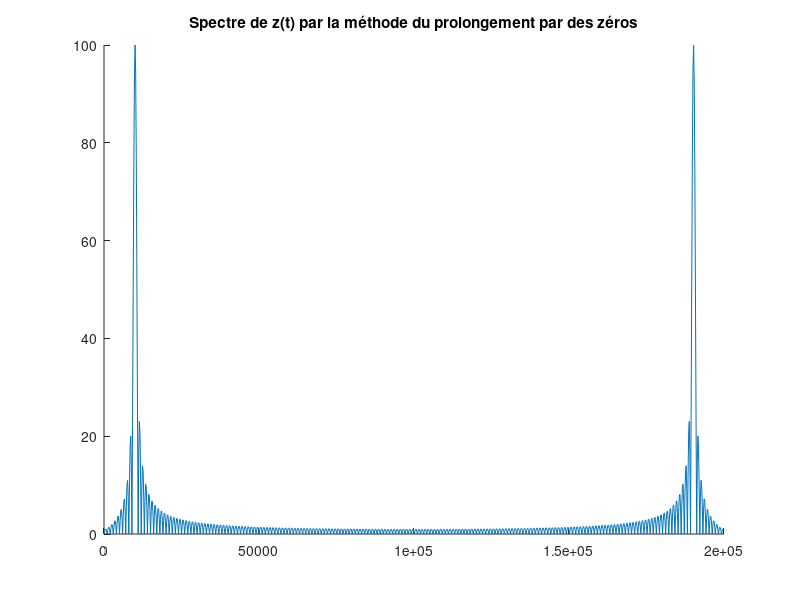
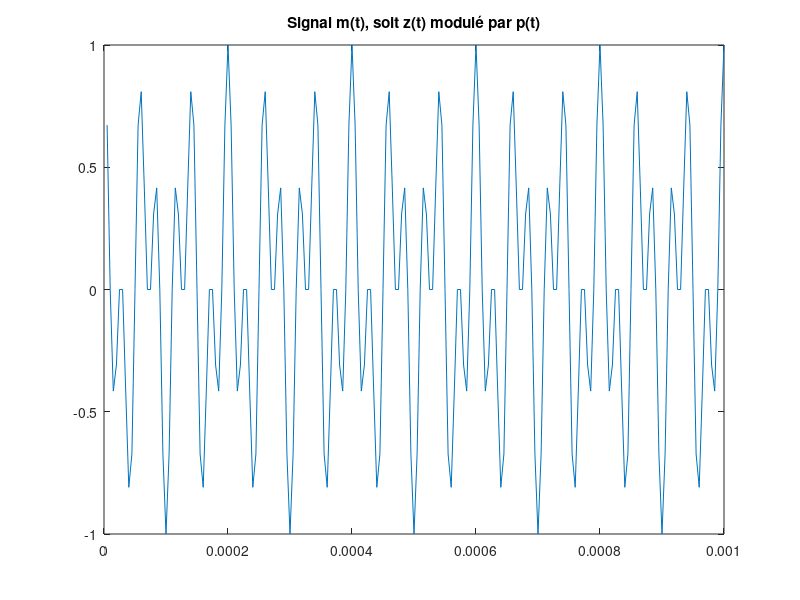
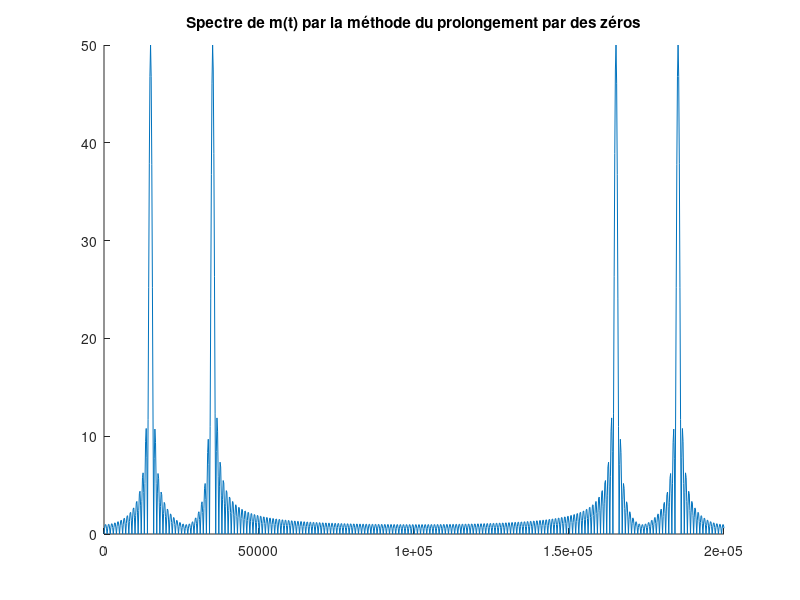
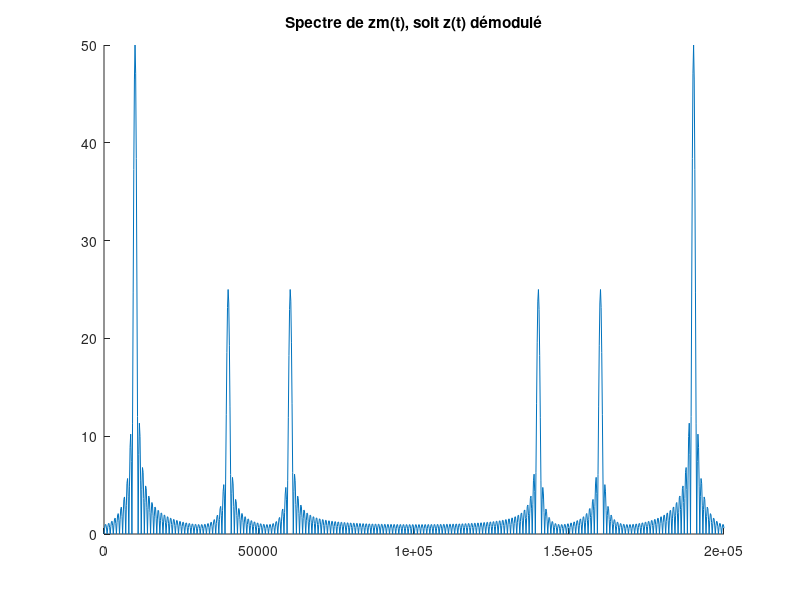

Source code (MATLAB) for these figures, in order:
%%%%%%%%%%%%%%%%%%%%%%%%%%%%%%%%%%%%%%%%%%%%%%%%%%%%%%%%%%%%%%%%%%%%%%%%%%%
%
%                       EXAMEN DE TP MA 361
%  Duree : 1h30
%  Sans documents, sans calculatrice, sans acces internet
%
% Nom :
%
% Prenom : 
%
% Consignes :
%       - le script matlab ou octave doit etre enregistre sous le format : Nom.m
%       - repondre directement dans le script avec des commentaires
%       - Commenter chaque ligne de votre script exemple :
%             a = 10 ; % a : frequence du signal x(t)
%       - affichage : les courbes doivent etre lisibles avec une legende si
%       plusieurs courbes sur un meme graphique
%
%%%%%%%%%%%%%%%%%%%%%%%%%%%%%%%%%%%%%%%%%%%%%%%%%%%%%%%%%%%%%%%%%%%%%%%%%%%

% Fonction utiles (utilisez l'aide pour en savoir plus):
%
% find(A==ii) : trouver l'indice d'un element ii dans un vecteur A
% plot : affichage 2D
% zeros : vecteur de 0
% ones : vecteur de 1
% max : maximum d'un vecteur
% log : logarithme neperien (ln)
% log10 : ln base 10
% sum : somme
% spectrogram (Matlab) / specgram (Octave) : calcul et affiche le sprectrogramme
% blackman : fenetre de ponderation de blackman
% rectwin : fenetre de ponderation rectangle
% hamming : fenetre de ponderation de hamming
% sinc : sinus cardinal
% filter : applique le filter a un signal
% selection d'une partie d'un vecteur : a(ii:jj)
%
% exemple de figure avec subplot:
% figure(ii)
% subplot(2,1,1)
% plot(A,B,'-b','linewidth',3)
% xlabel('frequence (Hz)','fontsize',14)
% ylabel('Y(f)','fontsize',14)
% set(gca,'fontsize',14)
% subplot(2,1,2)
% plot(A,C,'-r','linewidth',3)
% xlabel('frequence (Hz)','fontsize',14)
% ylabel('Z(f)','fontsize',14)
% set(gca,'fontsize',14)
% set(gcf,'color','white')

%%
clear all,
close all;
clc;
pkg load signal;        % ajout du paquet
%
%% Etude d'un signal

% 1. Creez et affichez un signal z(t) representant une cosinusoide
% de frequence 10 kHz  de duree 1 millisecondes. Vous prendrez une
% frequence d'echantillonnage de 10 fois la limite de Shannon


Fe = 200000;        % 200 kHz
Te = 1/Fe;

t = Te : Te : 1e-3;    % vecteur temps


F = 10000;          % 10 kHz
zt = cos(2*pi*F*t);       % signal z(t)

%figure; plot (t, zt);    % affichage du signal si décommenté


% 2. calculez l'energie du signal z(t)

E = 0;
for i = 1 : 200
  E = E + zt(i)*zt(i);
endfor
E     % E = 100 (J)

% 3. calculez la puissance du signal z(t)

P = 0;
for i = 1 : 1/F
  P = P + zt(i)*zt(i);
endfor
P     % P = 0 (W)     cela était prévisible car le signal est périodique, donc de puissance nulle

% 4. a. tracez le module du spectre de z(t) sur 1000 points grace a la
% technique de prolongement par des zeros.

N = 1000;

f = 0 : Fe/(N-1): Fe;       % vecteur fréquentiel de N = 1000 points

Zf = fft (zt, N);

figure; hold on;
plot(f, abs(Zf));
title ("Spectre de z(t) par la méthode du prolongement par des zéros");

%    b. Quel est l'interet de cette technique?

%--------------------------------- REPONSE --------------------------------------------
% Le prolongement par l'ajout de zeros permet d'augmenter la résolution du spectre


%   c. la frequence du signal obtenue grace au spectre est-elle correcte?

%--------------------------------- REPONSE --------------------------------------------
% On observe un pic de fréquence à 10 kHz, soit la fréquence du signal attendue
% ainsi que un autre pic à 190 kHz, du à l'échantillonnage, soit Fe - F

%% modulation d'amplitude

%5. Nous allons a present moduler le signal z(t) par un signal cosinusoidal
% p(t) de frequence 25 kHz.
% le signal module est egal a : m(t) = p(t) x z(t) avec x la multiplication
% tracer le signal m(t)

F2 = 25000;         % 25 kHz;
pt = cos(2*pi*F2*t);        % signal p(t)

for i = 1 : 200
  mt(i) = pt(i)*zt(i);      % signal m(t)
endfor

figure;
plot (t, mt);
title ("Signal m(t), soit z(t) modulé par p(t)");

%6. a. tracez le module du spectre de m(t) sur 1000 points en utilisant un
%prolongement par des zeros


Mf = fft (mt, N);

figure; hold on;
plot(f, abs(Mf));
title ("Spectre de m(t) par la méthode du prolongement par des zéros");



% b. Justifiez les frequences contenues dans le spectre.

%--------------------------------- REPONSE --------------------------------------------
% Nous observons 4 pics de fréquence dans le spectre :
% 15 kHz la fréquence (négative) de m(t) - 10 kHz décalé vers la droite de 25 kHz par la multiplication par p(t)
% 35 kHz la fréquence (positive) de m(t) 10 kHz décalé vers la droite de 25 kHz par la multiplication par p(t)
% 165 kHz, du à l'échantillonnage et à la fréquence de 35 kHz :  Fe - 35 kHz
% 185 kHz, du à l'échantillonnage et à la fréquence de 15 kHz :  Fe - 15 kHz


%7. Nous allons a present demoduler le signal m(t). Pour cela il faut
%d'abord multiplier le signal m(t) par la porteuse p(t). Nous appelerons ce
%signal zm(t).

% a. tracez le spectre de zm(t).

for i = 1 : 200
  zmt(i) = mt(i)*pt(i);      % signal zm(t)
endfor

ZMf = fft (zmt, N);

figure; hold on;
plot(f, abs(ZMf));
title ("Spectre de zm(t), soit z(t) démodulé");


% b. Quelle operation est necessaire pour obtenir z(t)?

%--------------------------------- REPONSE --------------------------------------------
% Pour passer de zm(t) démodulé au signal original z(t), il va falloir appliquer
% un filtre passe-bas à z(t), filtre de fréquence de coupure Fc = 15 kHz
% pour ne pas avoir les autres pics de fréquence du spectre de zm(t)


%% filtre passe-bas

% 8. En utilisant la methode de la fenetre (decrite dans le cours),
% determinez theoriquement la reponse impulsionnelle h(n) d'un filtre
% RIF passe-bas ideal de frequence de coupure 15kHz. Le nombre de coefficients est fixe a 51
% La frequence d'echantillonnage est celle de la question 1. La fenetre de ponderation est un fenetre rectangle.


%--------------------------------- REPONSE --------------------------------------------
%H(f) = rect (f/ 2Fc)
%h(t) = 2*Fc*sinc(2*pi*Fc*t)            attention, sur octave pi est déjà compris dans le calcul du sinc
%h(n) = 2*Fc*sinc(2*pi*Fc*n/Fe)
%hC(n) = 2*Fc*sinc(2*pi*Fc*(n-25)/Fe)   hC(n) est donc le filtre h(n) mais causal


% Affichez la reponse impulsionnelle en fonction du temps puis le module en dB et
% la phase de la fonction de transfert en fonction de la frequence.


Fc = 15000;       % 15 kHz
nb = 51;

n = 0 : nb-1;

hCn = 2*Fc*sinc(2*Fc*(n-25)/Fe);   % hC(n) est donc le filtre h(n) mais causal

figure;
plot (n, hCn);
title ("Réponse impulsionnelle en temps de h(t)");

%9. Appliquez le filtre au signal zm(t).

% a. Tracez le signal et le module du spectre du signal en sortie du filtre.



% b. La frequence du signal est-elle coherente avec ce que vous attendiez?




% c. Expliquez le phenomene qui apparait au debut du signal temporel entre t= 0 et t = 0.1 ms.


%%%%%%%%%%%%%%%%%%%%%%%%%%%%%% Bonus %%%%%%%%%%%%%%%%%%%%%%%%%%%%%%%%%%%%%%
%10. Refaite le filtre de la question 9 en utilisant une fenetre de
% hamming. Affichez le module de la fonction de transfert du filtre en
% fonction de la frequence.
